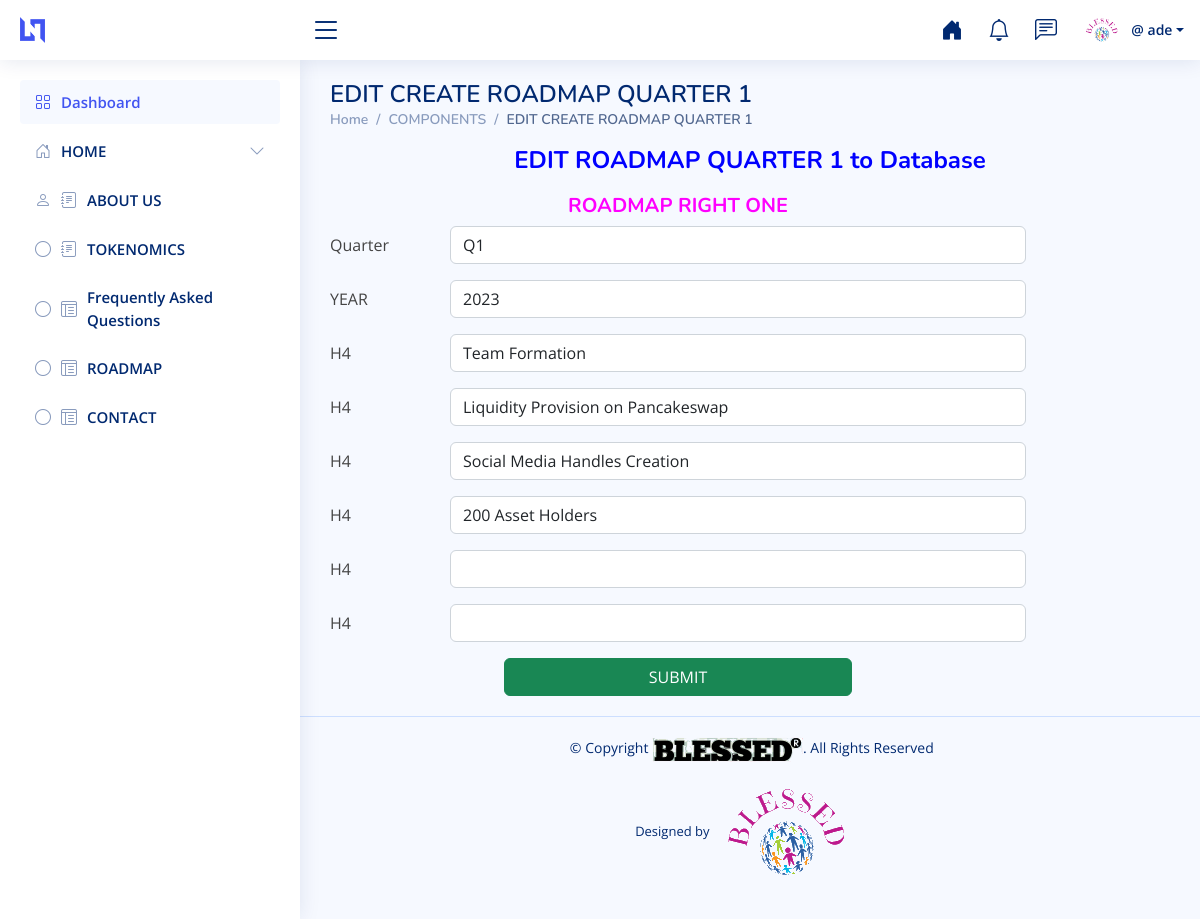
Screenshot of /EDIT-ROADMAP-RIGHT/5 (signed in) with the database file from the repository.
### ews_app/models.py (models this page shows, shortened)
class RoadmapR1(models.Model):
    hone = models.CharField(max_length=77)
    h_two = models.CharField(max_length=77, blank=True, null=True)
    h_three = models.CharField(max_length=77, blank=True, null=True)
    h_four = models.CharField(max_length=77, blank=True, null=True)
    h_five = models.CharField(max_length=77, blank=True, null=True)
    h_six = models.CharField(max_length=77, blank=True, null=True)
    Quarter = models.CharField(max_length=3)
    year = models.CharField(max_length=4)

### ews_app/views.py (the view, shortened to what this page needs)
# urls.py: path('EDIT-ROADMAP-RIGHT/<str:pk>', views.EditRoadmapRight1, name='edit_create_map_R'),
def EditRoadmapRight1(request, pk):
    rmr = RoadmapR1.objects.get(id=pk)
    context = {
        'rmr': rmr
    }
    return render(request, 'ews_app/edit_rmr.html', context)

### ews_app/templates/ews_app/edit_rmr.html (shortened to what this page needs)
{% extends 'ews_app/base.html' %}
{% load static %}
{% block content %}
<main id="main" class="main">
    <div class="pagetitle">
      <h1> EDIT CREATE ROADMAP QUARTER 1</h1>
      <nav>
        <ol class="breadcrumb">
          <li class="breadcrumb-item"><a href="{% url 'ews_app:ad-hm' %}">Home</a></li>
          <li class="breadcrumb-item">COMPONENTS</li>
          <li class="breadcrumb-item active"> EDIT CREATE ROADMAP QUARTER 1</li>
        </ol>
      </nav>
    </div>
   <section class="section">
        <div class="row">
                {% if user.is_authenticated %}
                <h4 class="text-center" style="color: blue; font-weight: 700;">  EDIT  ROADMAP QUARTER 1 to Database</h4>
                    <br><br>
                    {% if submitted %}
                        The ROADMAP QUARTER 1 was submitted Successfully
                    {% else %}
                        <div class="col-lg-10">
                            <h5 class="text-center" style="color: magenta; font-weight: 700;">ROADMAP RIGHT ONE </h5>
                          <form action="" method="POST" >
                               <div class="row mb-3">
                                <label for="" class="col-sm-2 col-form-label">Quarter</label>
                                <div class="col-sm-10">
                                  <input type="text" name="rmrQR" class="form-control" value="{{rmr.Quarter}}">
                                </div>
                              </div>
                              <div class="row mb-3">
                                <label for="" class="col-sm-2 col-form-label">YEAR</label>
                                <div class="col-sm-10">
                                  <input type="text" name="rmrYR" class="form-control" value="{{rmr.year}}" >
                                </div>
                              </div>
                              <div class="row mb-3">
                                <label for="" class="col-sm-2 col-form-label">H4</label>
                                <div class="col-sm-10">
                                  <input type="text" name="rmrhone" class="form-control" value="{{rmr.hone}}">
                                </div>
                              </div>
                              <div class="row mb-3">
                                <label for="" class="col-sm-2 col-form-label">H4</label>
                                <div class="col-sm-10">
                                  <input type="text" name="rmrh_two" class="form-control" value="{{rmr.h_two}}" >
                                </div>
                              </div>
                              <div class="row mb-3">
                                <label for="" class="col-sm-2 col-form-label">H4</label>
                                <div class="col-sm-10">
                                  <input type="text" name="rmrh_three" class="form-control" value="{{rmr.h_three}}">
                                </div>
                              </div>
                              <div class="row mb-3">
                                <label for="" class="col-sm-2 col-form-label">H4</label>
                                <div class="col-sm-10">
                                  <input type="text" name="rmrh_four" class="form-control" value="{{rmr.h_four}}" >
                                </div>
                              </div>
                              <div class="row mb-3">
                                <label for="" class="col-sm-2 col-form-label">H4</label>
                                <div class="col-sm-10">
                                  <input type="text" name="rmrh_five" class="form-control" value="{{rmr.h_five}}" >
                                </div>
                              </div>
                              <div class="row mb-3">
                                <label for="" class="col-sm-2 col-form-label">H4</label>
                                <div class="col-sm-10">
                                  <input type="text" name="rmrh_six" class="form-control" value="{{rmr.h_six}}" >
                                </div>
                              </div>
                            <center> <input type="submit" class="btn btn-success col-6 " value="SUBMIT"></center>
                          </form>
                        </div>
                        <br><br><br>
                    {% endif %}
                {% else %}
                <p>You are not allowed here</p>
        {% endif %}
        </div>
    </section>
</main>
{% endblock content %}

### ews_app/templates/ews_app/header.html (shortened to what this page needs)
{% load static %}
  <header id="header" class="header fixed-top d-flex align-items-center">
    <div class="d-flex align-items-center justify-content-between">
      <a href="{% url 'ews_app:ad-hm' %}" class="logo d-flex align-items-center">
        <img src="assets/img/logo.png" alt="">
        <span class="d-none d-lg-block"><img src="" alt=""></span>
      </a>
      <i class="bi bi-list toggle-sidebar-btn"></i>
    </div>
    <nav class="header-nav ms-auto">
      <ul class="d-flex align-items-center">
        <li class="nav-item ">
          <a target="_blank" href="/" class="nav-link nav-icon">
            <i class="bi bi-house-door-fill"></i>
          </a>
        </li>
        <li class="nav-item dropdown">
          <a class="nav-link nav-icon" href="#" data-bs-toggle="dropdown">
            <i class="bi bi-bell"></i>
          </a>
        </li>
        <li class="nav-item dropdown">
          <a class="nav-link nav-icon" href="#" data-bs-toggle="dropdown">
            <i class="bi bi-chat-left-text"></i>
          </a>
        </li>
        <li class="nav-item dropdown pe-3">
          <a class="nav-link nav-profile d-flex align-items-center pe-0" href="#" data-bs-toggle="dropdown">
            {% if profile.profile_image %}
                <img src="{{ profile.profile_image.url }}" width="50" height="50" class=" rounded-circle" alt="{{ profile.user.username }}">
            {% else %}
                <img src="{% static 'images/78.png' %}" class="img-fluid rounded-start">
            {% endif %}
            <span class="d-none d-md-block dropdown-toggle ps-2">@ {{user}}</span>
          </a>
        </li>
      </ul>
    </nav>
  </header>

### static/adm/assets/css/style.css (style rules this page uses)
:root { scroll-behavior: smooth; }
body { font-family: "Open Sans", sans-serif; background: #f6f9ff; color: #444444; }
a { color: #4154f1; text-decoration: none; }
h1, h2, h3, h4, h5, h6 { font-family: "Nunito", sans-serif; }
#main { margin-top: 60px; padding: 20px 30px; transition: all 0.3s; }
.pagetitle { margin-bottom: 10px; }
.pagetitle h1 { font-size: 24px; margin-bottom: 0; font-weight: 600; color: #012970; }
.breadcrumb { font-size: 14px; font-family: "Nunito", sans-serif; color: #899bbd; font-weight: 600; }
.breadcrumb a { color: #899bbd; transition: 0.3s; }
.breadcrumb .breadcrumb-item::before { color: #899bbd; }
.breadcrumb .active { color: #51678f; font-weight: 600; }
.logo { line-height: 1; }
@media (min-width: 1200px) { .logo { width: 280px; } }
.logo img { max-height: 26px; margin-right: 6px; }
.logo span { font-size: 26px; font-weight: 700; color: #012970; font-family: "Nunito", sans-serif; }
.header { transition: all 0.5s; z-index: 997; height: 60px; box-shadow: 0px 2px 20px rgba(1, 41, 112, 0.1); background-color: #fff; padding-left: 20px; }
.header .toggle-sidebar-btn { font-size: 32px; padding-left: 10px; cursor: pointer; color: #012970; }
.header-nav ul { list-style: none; }
.header-nav>ul { margin: 0; padding: 0; }
.header-nav .nav-icon { font-size: 22px; color: #012970; margin-right: 25px; position: relative; }
.header-nav .nav-profile { color: #012970; }
.header-nav .nav-profile img { max-height: 36px; }
.header-nav .nav-profile span { font-size: 14px; font-weight: 600; }
@media (min-width: 1200px) { #main, #footer { margin-left: 300px; } }

### rows the page displays
RoadmapR1: rmrQR "Q1", rmrYR "2023", rmrhone "Team Formation", rmrh_two "Liquidity Provision on Pancakeswap", rmrh_three "Social Media Handles Creation", rmrh_four "200 Asset Holders"

### other values shown
{{ user }} "ade"
